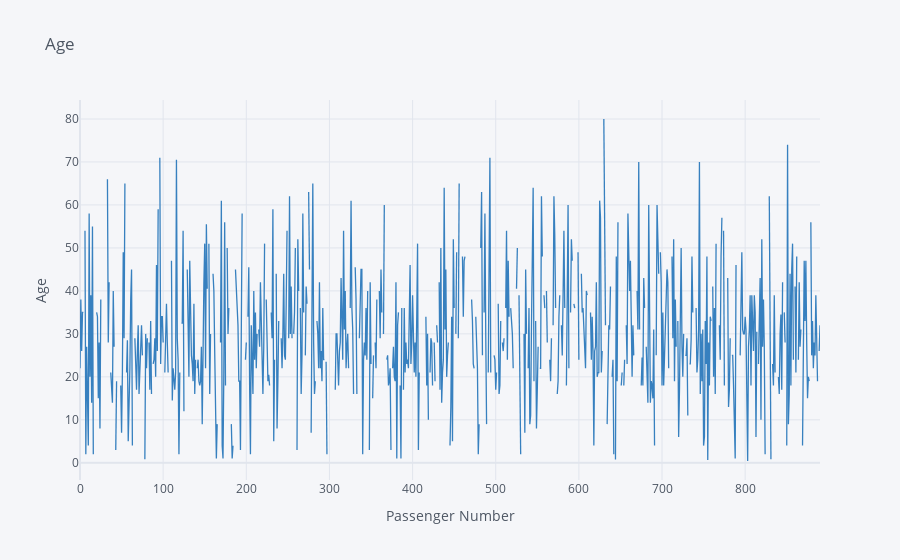

Notebook code for this chart:
### Code cell
df_train['Age'].iplot(kind='scatter', color='Blue', bins=30, title='Age', xTitle='Passenger Number',
    yTitle='Age')

### Figure 1 — Plotly figure (JSON) as saved in the notebook; plotly's stock layout.template omitted (floating-point values rounded to 4 significant figures; data arrays with more than 128 entries replaced by an {"elided": "..."} marker saying what was removed)
{"data": [{"line": {"color": "rgba(55, 128, 191, 1.0)", "dash": "solid", "shape": "linear", "width": 1.3}, "mode": "lines", "name": "Age", "text": "", "type": "scatter", "x": {"elided": "891 int values"}, "y": {"elided": "891 mixed values"}}], "layout": {"legend": {"bgcolor": "#F5F6F9", "font": {"color": "#4D5663"}}, "paper_bgcolor": "#F5F6F9", "plot_bgcolor": "#F5F6F9", "title": {"font": {"color": "#4D5663"}, "text": "Age"}, "xaxis": {"gridcolor": "#E1E5ED", "showgrid": true, "tickfont": {"color": "#4D5663"}, "title": {"font": {"color": "#4D5663"}, "text": "Passenger Number"}, "zerolinecolor": "#E1E5ED"}, "yaxis": {"gridcolor": "#E1E5ED", "showgrid": true, "tickfont": {"color": "#4D5663"}, "title": {"font": {"color": "#4D5663"}, "text": "Age"}, "zerolinecolor": "#E1E5ED"}}}
